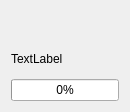
<?xml version="1.0" encoding="UTF-8"?>
<ui version="4.0">
 <class>widgettorrent</class>
 <widget class="QWidget" name="widgettorrent">
  <property name="geometry">
   <rect>
    <x>0</x>
    <y>0</y>
    <width>130</width>
    <height>112</height>
   </rect>
  </property>
  <property name="sizePolicy">
   <sizepolicy hsizetype="Fixed" vsizetype="Fixed">
    <horstretch>0</horstretch>
    <verstretch>0</verstretch>
   </sizepolicy>
  </property>
  <property name="acceptDrops">
   <bool>false</bool>
  </property>
  <property name="windowTitle">
   <string>Form</string>
  </property>
  <layout class="QVBoxLayout" name="verticalLayout_2">
   <item>
    <layout class="QVBoxLayout" name="verticalLayout">
     <property name="sizeConstraint">
      <enum>QLayout::SetFixedSize</enum>
     </property>
     <item>
      <widget class="QLabel" name="label_thumbnail">
       <property name="sizePolicy">
        <sizepolicy hsizetype="Preferred" vsizetype="Minimum">
         <horstretch>0</horstretch>
         <verstretch>0</verstretch>
        </sizepolicy>
       </property>
       <property name="frameShape">
        <enum>QFrame::NoFrame</enum>
       </property>
       <property name="frameShadow">
        <enum>QFrame::Plain</enum>
       </property>
       <property name="text">
        <string notr="true"/>
       </property>
       <property name="pixmap">
        <pixmap resource="icons.qrc">:/Icons/oxygen/inode-directory.png</pixmap>
       </property>
       <property name="alignment">
        <set>Qt::AlignCenter</set>
       </property>
      </widget>
     </item>
     <item>
      <widget class="QLabel" name="label_title">
       <property name="sizePolicy">
        <sizepolicy hsizetype="Preferred" vsizetype="Minimum">
         <horstretch>0</horstretch>
         <verstretch>0</verstretch>
        </sizepolicy>
       </property>
       <property name="text">
        <string notr="true">TextLabel</string>
       </property>
      </widget>
     </item>
     <item>
      <widget class="QProgressBar" name="progressBar_torrent">
       <property name="value">
        <number>0</number>
       </property>
      </widget>
     </item>
    </layout>
   </item>
  </layout>
 </widget>
 <resources>
  <include location="icons.qrc"/>
 </resources>
 <connections/>
</ui>
